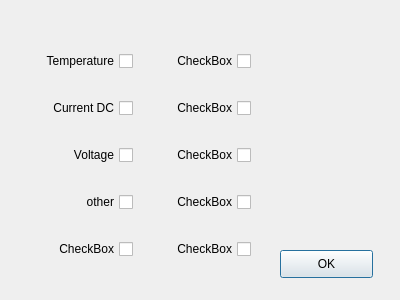
<?xml version="1.0" encoding="UTF-8"?>
<ui version="4.0">
 <class>Dialog</class>
 <widget class="QDialog" name="Dialog">
  <property name="geometry">
   <rect>
    <x>0</x>
    <y>0</y>
    <width>400</width>
    <height>300</height>
   </rect>
  </property>
  <property name="windowTitle">
   <string>Dialog</string>
  </property>
  <widget class="QPushButton" name="pushButton">
   <property name="geometry">
    <rect>
     <x>280</x>
     <y>250</y>
     <width>93</width>
     <height>28</height>
    </rect>
   </property>
   <property name="text">
    <string>OK</string>
   </property>
  </widget>
  <widget class="QWidget" name="">
   <property name="geometry">
    <rect>
     <x>20</x>
     <y>30</y>
     <width>231</width>
     <height>251</height>
    </rect>
   </property>
   <layout class="QHBoxLayout" name="horizontalLayout">
    <item>
     <layout class="QVBoxLayout" name="verticalLayout">
      <item>
       <widget class="QCheckBox" name="checkBox_3">
        <property name="layoutDirection">
         <enum>Qt::RightToLeft</enum>
        </property>
        <property name="text">
         <string>Temperature</string>
        </property>
       </widget>
      </item>
      <item>
       <widget class="QCheckBox" name="checkBox">
        <property name="layoutDirection">
         <enum>Qt::RightToLeft</enum>
        </property>
        <property name="text">
         <string>Current DC</string>
        </property>
       </widget>
      </item>
      <item>
       <widget class="QCheckBox" name="checkBox_4">
        <property name="layoutDirection">
         <enum>Qt::RightToLeft</enum>
        </property>
        <property name="text">
         <string> Voltage</string>
        </property>
       </widget>
      </item>
      <item>
       <widget class="QCheckBox" name="checkBox_5">
        <property name="layoutDirection">
         <enum>Qt::RightToLeft</enum>
        </property>
        <property name="text">
         <string>other</string>
        </property>
       </widget>
      </item>
      <item>
       <widget class="QCheckBox" name="checkBox_2">
        <property name="layoutDirection">
         <enum>Qt::RightToLeft</enum>
        </property>
        <property name="text">
         <string>CheckBox</string>
        </property>
       </widget>
      </item>
     </layout>
    </item>
    <item>
     <layout class="QVBoxLayout" name="verticalLayout_2">
      <item>
       <widget class="QCheckBox" name="checkBox_6">
        <property name="layoutDirection">
         <enum>Qt::RightToLeft</enum>
        </property>
        <property name="text">
         <string>CheckBox</string>
        </property>
       </widget>
      </item>
      <item>
       <widget class="QCheckBox" name="checkBox_7">
        <property name="layoutDirection">
         <enum>Qt::RightToLeft</enum>
        </property>
        <property name="text">
         <string>CheckBox</string>
        </property>
       </widget>
      </item>
      <item>
       <widget class="QCheckBox" name="checkBox_8">
        <property name="layoutDirection">
         <enum>Qt::RightToLeft</enum>
        </property>
        <property name="text">
         <string>CheckBox</string>
        </property>
       </widget>
      </item>
      <item>
       <widget class="QCheckBox" name="checkBox_9">
        <property name="layoutDirection">
         <enum>Qt::RightToLeft</enum>
        </property>
        <property name="text">
         <string>CheckBox</string>
        </property>
       </widget>
      </item>
      <item>
       <widget class="QCheckBox" name="checkBox_10">
        <property name="layoutDirection">
         <enum>Qt::RightToLeft</enum>
        </property>
        <property name="text">
         <string>CheckBox</string>
        </property>
       </widget>
      </item>
     </layout>
    </item>
   </layout>
  </widget>
 </widget>
 <resources/>
 <connections/>
</ui>
